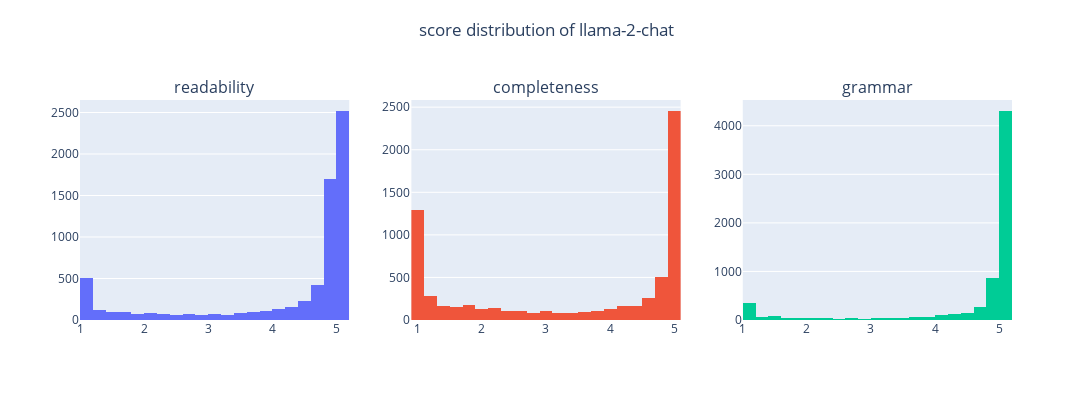

The cell this chart's notebook holds for it:
### Code cell
import plotly.graph_objects as go
from plotly.subplots import make_subplots
import plotly.express as px

fig = make_subplots(rows=1, cols=3, start_cell = 'bottom-left', subplot_titles=("readability","completeness","grammar"))

fig.add_trace(go.Histogram(x=scores_llama_r,nbinsx=25),row=1, col=1)
fig.add_trace(go.Histogram(x=scores_llama_c,nbinsx=25),row=1, col=2)
fig.add_trace(go.Histogram(x=scores_llama_g,nbinsx=25),row=1,col=3)
fig.update_layout(title =dict(text='score distribution of llama-2-chat',x=0.5,y=0.94), showlegend=False, height=400, width=1200)
fig.show()

### Figure 1 — Plotly figure (JSON) as saved in the notebook; plotly's stock layout.template omitted (floating-point values rounded to 4 significant figures; data arrays with more than 128 entries replaced by an {"elided": "..."} marker saying what was removed)
{"data": [{"nbinsx": 25, "type": "histogram", "x": {"elided": "6817 float values"}, "xaxis": "x", "yaxis": "y"}, {"nbinsx": 25, "type": "histogram", "x": {"elided": "6817 float values"}, "xaxis": "x2", "yaxis": "y2"}, {"nbinsx": 25, "type": "histogram", "x": {"elided": "6817 float values"}, "xaxis": "x3", "yaxis": "y3"}], "layout": {"annotations": [{"font": {"size": 16}, "showarrow": false, "text": "readability", "x": 0.1444, "xanchor": "center", "xref": "paper", "y": 1, "yanchor": "bottom", "yref": "paper"}, {"font": {"size": 16}, "showarrow": false, "text": "completeness", "x": 0.5, "xanchor": "center", "xref": "paper", "y": 1, "yanchor": "bottom", "yref": "paper"}, {"font": {"size": 16}, "showarrow": false, "text": "grammar", "x": 0.8556, "xanchor": "center", "xref": "paper", "y": 1, "yanchor": "bottom", "yref": "paper"}], "height": 400, "showlegend": false, "title": {"text": "score distribution of llama-2-chat", "x": 0.5, "y": 0.94}, "width": 1200, "xaxis": {"anchor": "y", "domain": [0, 0.2889]}, "xaxis2": {"anchor": "y2", "domain": [0.3556, 0.6444]}, "xaxis3": {"anchor": "y3", "domain": [0.7111, 1]}, "yaxis": {"anchor": "x", "domain": [0, 1]}, "yaxis2": {"anchor": "x2", "domain": [0, 1]}, "yaxis3": {"anchor": "x3", "domain": [0, 1]}}}
